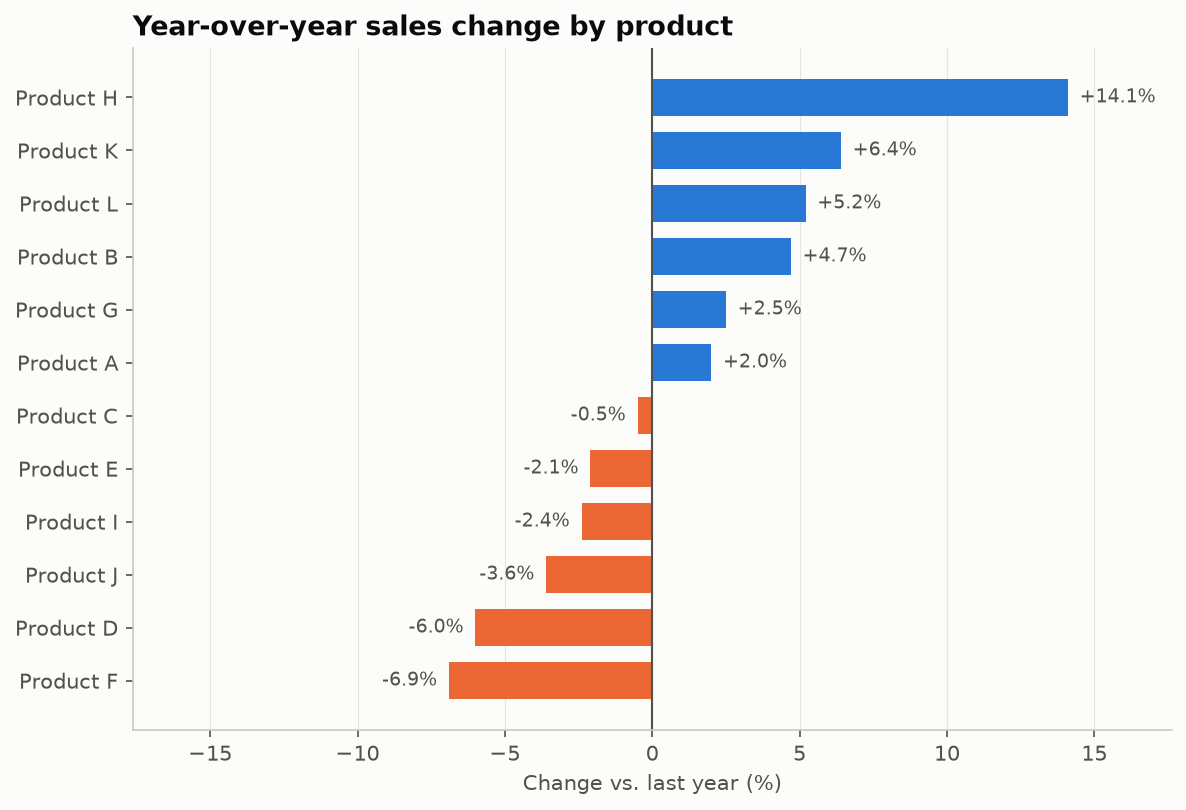

This chart was generated by the following Python code:
"""
Diverging Bar Chart  -  family: Deviation

DESIGN PURPOSE
A bar chart whose bars grow left or right (or up or down) from a shared
reference line. Color shows direction, so the eye picks out above and below
the baseline before reading magnitude.

WHEN TO USE
  - Show how far each category sits above or below a baseline (zero, target,
    average)
  - Show signed values such as profit/loss, budget variance, or year-over-year
    change
  - Rank items by deviation while keeping the sign visible

AVOID WHEN
  - There is no meaningful reference point (use a plain bar chart)
  - Values are all positive and the baseline is arbitrary
  - There are more than ~30 categories (consider a dot plot or table)

ALTERNATIVES
  - Deviation lollipop
  - Surplus/deficit line (for time series)

EXAMPLE
Change in annual sales versus the previous year for 12 product lines.

Run:  python diverging_bar.py
"""
import sys
from pathlib import Path

import numpy as np
import pandas as pd
import matplotlib.pyplot as plt

# Library style: categorical colors in fixed order, recessive axes, hairline grid.
PALETTE = ["#2a78d6", "#eb6834", "#1baf7a", "#eda100",
           "#e87ba4", "#008300", "#6250d6", "#e34948"]
SEQ_CMAP = "Blues"      # sequential: one hue, light -> dark
DIV_CMAP = "RdBu_r"     # diverging: two opposite hues, neutral midpoint
GRAY = "#b8b7b1"        # de-emphasised marks
plt.rcParams.update({
    "figure.figsize": (8, 4.8), "figure.dpi": 110, "figure.facecolor": "#fcfcfb",
    "axes.facecolor": "#fcfcfb", "axes.edgecolor": "#c9c8c3", "axes.linewidth": 0.8,
    "axes.spines.top": False, "axes.spines.right": False,
    "axes.grid": True, "grid.color": "#e6e5e1", "grid.linewidth": 0.6, "axes.axisbelow": True,
    "axes.prop_cycle": plt.cycler(color=PALETTE),
    "axes.titlesize": 13, "axes.titleweight": "bold", "axes.titlelocation": "left",
    "axes.labelcolor": "#52514e", "xtick.color": "#52514e", "ytick.color": "#52514e",
    "text.color": "#0b0b0b", "font.size": 10, "lines.linewidth": 2,
    "legend.frameon": False,
})

# --- Example data ------------------------------------------------------------
rng = np.random.default_rng(7)
products = [f"Product {c}" for c in "ABCDEFGHIJKL"]
df = pd.DataFrame({"product": products,
                   "yoy_change_pct": rng.normal(2, 9, len(products)).round(1)})
df = df.sort_values("yoy_change_pct")
df.head()

# --- Plot --------------------------------------------------------------------
colors = np.where(df["yoy_change_pct"] >= 0, PALETTE[0], PALETTE[1])
fig, ax = plt.subplots(figsize=(8, 5.5))
ax.barh(df["product"], df["yoy_change_pct"], color=colors, height=0.7)
ax.axvline(0, color="#52514e", linewidth=1)
for y, v in enumerate(df["yoy_change_pct"]):
    ax.text(v + (0.4 if v >= 0 else -0.4), y, f"{v:+.1f}%", va="center",
            ha="left" if v >= 0 else "right", fontsize=9, color="#52514e")
ax.set_xlabel("Change vs. last year (%)")
ax.set_title("Year-over-year sales change by product")
ax.grid(axis="y", visible=False)
lim = df["yoy_change_pct"].abs().max() * 1.25
ax.set_xlim(-lim, lim)
fig.tight_layout()

# --- Save / show -------------------------------------------------------------
out = Path(__file__).with_name(Path(__file__).stem + ".png")
fig.savefig(out, dpi=150, bbox_inches="tight")
print(f"saved {out}")
if "--no-show" not in sys.argv:
    plt.show()
